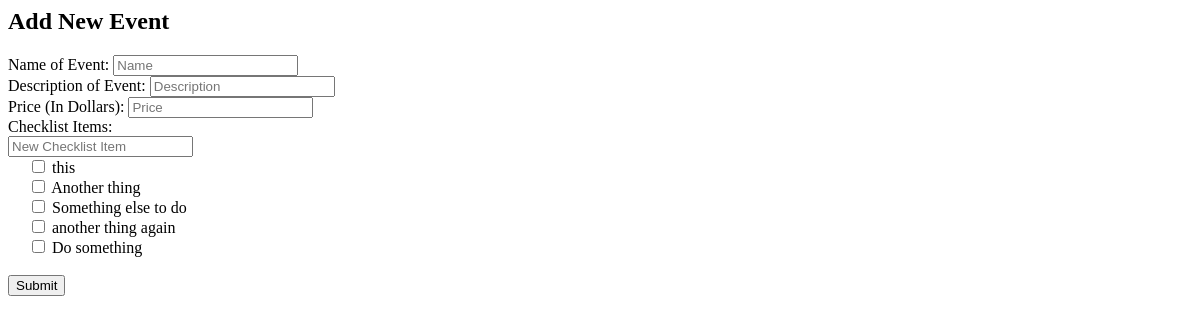
Before: /events/new_event_form/ (signed in) with the older database file.
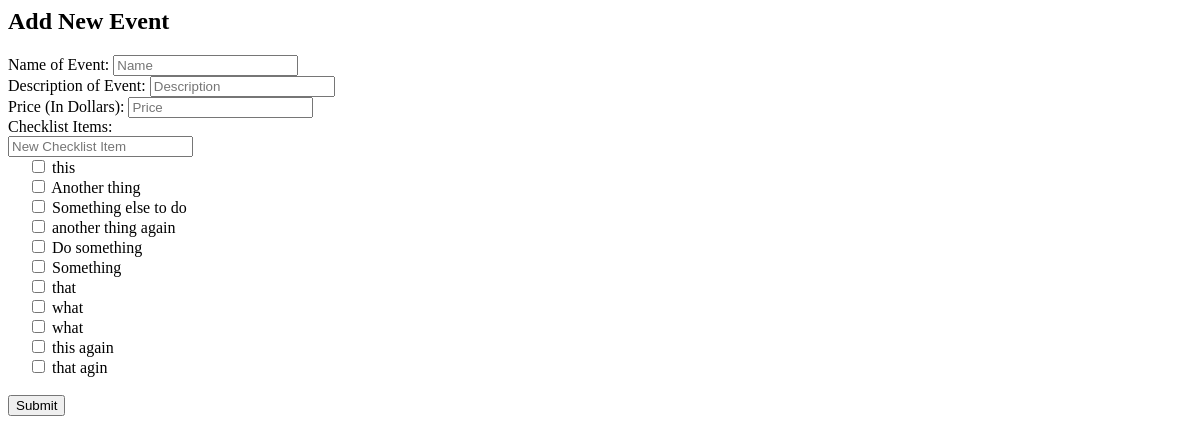
After: the same page with the newer database file.
### events/models.py (models this page shows, shortened)
class Checklist_Item(models.Model):
    name = models.CharField(max_length=50)

### events/views.py (the view)
# urls.py: url(r'new_event_form/$', views.new_event_form, name='new_event_form'),
@login_required
def new_event_form(request):
    data = {}
    all_checklist_items = Checklist_Item.objects.all()
    data['checklist'] = all_checklist_items
    return render(request, 'events/new_event_form.html', data)

### events/templates/events/new_event_form.html (shortened to what this page needs)
<h2>Add New Event</h2>
<form action='new_event_submit/' method='post'>
    <div class='form-group'>
        <label for='event_name'>Name of Event:</label>
        <input type='text' id='event_name' class='form-control' name='name' placeholder='Name'>
    </div>
    <div class='form-group'>
        <label for='event_description'>Description of Event:</label>
        <input type='text' id='event_name' class='form-control' name='description' placeholder='Description'>
    </div>
    <div>
        <label for='event_price'>Price (In Dollars):</label>
        <input type='number' id='event_price' class='form-control' name='price' placeholder='Price'>
    </div>
    <div class='form-group checklist_items'>
         Checklist Items: <br>
        <div id='new_checklist_form'>
            <input type='text' name='checklist_item' form='new_checklist_form' class='form-control' id='new_check_item' placeholder="New Checklist Item">
        </div>
        {% for item in checklist %}
            &nbsp;&nbsp;&nbsp;&nbsp; <input type='checkbox' value='{{ item.id }}' id='item_{{ item.id }}' name='checklist_items'> <label for='item_{{ item.id }}'>{{ item.name }}</label><br>
        {% endfor %}
    </div>
    <br>
    <input type='submit' value='Submit' class='btn btn-primary'>
</form>

Changed rows visible on the page:
added Checklist_Item: name "Something"
added Checklist_Item: name "that"
added Checklist_Item: name "what"
added Checklist_Item: name "what"
added Checklist_Item: name "this again"
added Checklist_Item: name "that agin"
